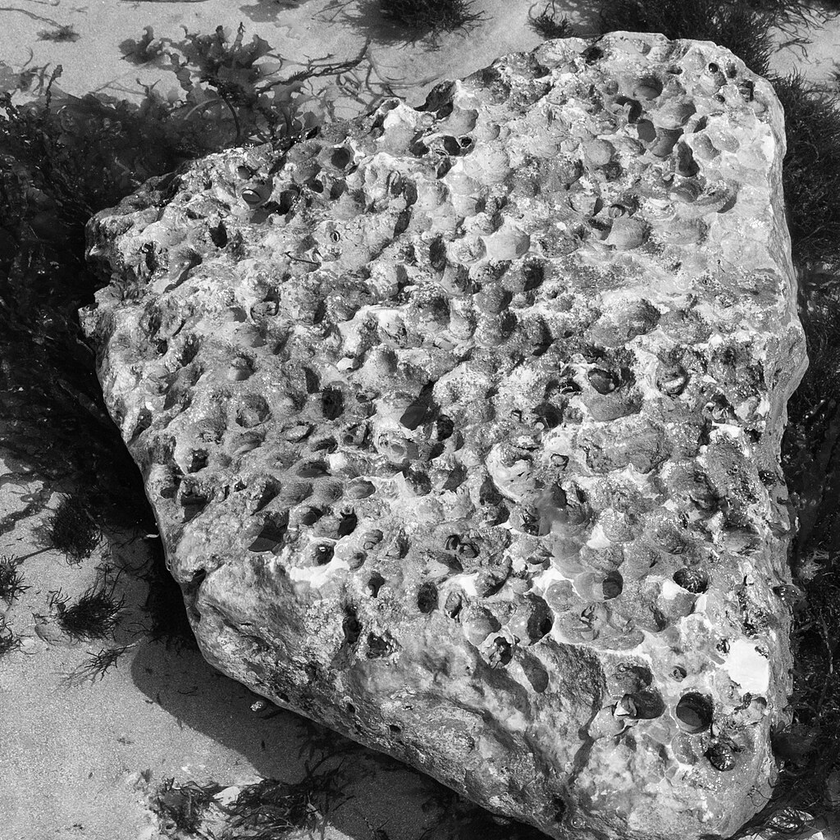
#> input picture images/p2/cover_textured.png, 840 x 840 px, shrunk from 1024 x 1024 before the run; the run also reads 1 picture not shown here
$ python run_experiments.py
#> lines starting #> are read from the running program, lines starting #| are printed output that depends on the picture; after the words box and inside, x2 and y2 are one past the last pixel; in counts of white or black regions, pixels touching at a corner belong together; long printed decimals are rounded
### code/p2_bitplane/starter.py
"""P2 starter. Implement every function marked TODO."""
import numpy as np


def bit_planes(img):
    """TODO 2.1: (H,W) uint8 -> (8,H,W) uint8 in {0,1}, index 0 = LSB."""
    img = np.asarray(img, dtype=np.uint8)
    return np.array([(img >> i) & 1 for i in range(8)], dtype=np.uint8)


def reconstruct(planes, keep):
    """TODO 2.1: rebuild from the `keep` most significant planes."""
    out = np.zeros(planes.shape[1:], dtype=np.uint8)
    for i in range(8 - keep, 8):
        out |= (planes[i] << i)
    return out


# [4 lines left out: function gray_encode, not called in this run]


def embed_lsb(cover, bits, plane=0):
    """TODO 2.2: write bits into the given plane, raster order."""
    stego = cover.copy()
    h, w = stego.shape
    bits = np.asarray(bits, dtype=np.uint8).flatten()
    n = len(bits)
    stego_flat = stego.flatten()
    mask = np.uint8(255 - (1 << plane))
    stego_flat[:n] = (stego_flat[:n] & mask) | (bits << plane)
    return stego_flat.reshape(h, w)


def extract_lsb(stego, n, plane=0):
    """TODO 2.2: read n bits back out."""
    stego_flat = stego.flatten()
    bits = (stego_flat[:n] >> plane) & 1
    return bits.astype(np.uint8)

def embed_robust(cover, bits, block_size=64, delta=3, **kw):
    """TODO 2.3: your design. Must carry 128 bits at PSNR(cover,stego) >= 40 dB
    and survive the channels below. Document your parameters."""
    stego = np.array(cover, dtype=np.float64)
    h, w = cover.shape
    bits = np.asarray(bits).flatten()
    n = len(bits)
    blocks_per_row = w // block_size
    for i in range(n):
        row = (i // blocks_per_row) * block_size
        col = (i % blocks_per_row) * block_size
        sign = 1 if bits[i] == 1 else -1
        stego[row:row+block_size, col:col+block_size] += sign * delta
    return np.clip(np.round(stego), 0, 255).astype(np.uint8)

def extract_robust(stego, cover, n, block_size=64, **kw):
    """TODO 2.3: matching extractor."""
    bits = np.zeros(n, dtype=np.uint8)
    h, w = cover.shape
    blocks_per_row = w // block_size
    stego_f = stego.astype(np.float64)
    cover_f = cover.astype(np.float64)
    for i in range(n):
        row = (i // blocks_per_row) * block_size
        col = (i % blocks_per_row) * block_size
        diff = np.mean(stego_f[row:row+block_size, col:col+block_size] -
                       cover_f[row:row+block_size, col:col+block_size])
        bits[i] = 1 if diff > 0 else 0
    return bits


# ---- provided channels: do not modify, these are what you are graded against
def degrade_gaussian(img, sigma, rng=None):
    rng = rng or np.random.default_rng(0)
    return np.clip(np.round(img.astype(np.float64) + rng.normal(0, sigma, img.shape)),
                   0, 255).astype(np.uint8)


def degrade_jpeg(img, quality):
    import io
    from PIL import Image
    buf = io.BytesIO()
    Image.fromarray(img).save(buf, format="JPEG", quality=quality)
    buf.seek(0)
    return np.asarray(Image.open(buf).convert("L"))


def ber(a, b):
    return float(np.mean(a != b))


def psnr(a, b, peak=255.0):
    mse = np.mean((a.astype(np.float64) - b.astype(np.float64))**2)
    return float("inf") if mse == 0 else 10 * np.log10(peak * peak / mse)

### code/p2_bitplane/run_experiments.py
import numpy as np
import time
from pathlib import Path
from PIL import Image
from starter import (
    bit_planes, reconstruct, gray_encode, embed_lsb, extract_lsb,
    embed_robust, extract_robust, degrade_gaussian, degrade_jpeg, ber, psnr
)
import matplotlib.pyplot as plt

def run_2_1():
    print("--- 2.1 Decomposition ---")
    root = Path(__file__).resolve().parents[2]
    tex = np.asarray(Image.open(root / "images/p2/cover_textured.png").convert("L"))
#> tex is the input picture: shape (840, 840); min 0, max 255, mean 120.8
    planes = bit_planes(tex)

    psnrs = []
    for n in range(1, 9):
        recon = reconstruct(planes, n)
        p = psnr(tex, recon)
        psnrs.append((n, p))
#> this loop made 8 passes
#> (mse in psnr, p) on passes 1 to 8: (4162.9, 11.94), (1327.4, 16.9), (327.6, 22.98), (77.87, 29.22), (17.54, 35.69), (3.5, 42.69), (0.499, 51.15), (0, inf)
#> pass 1, in run_2_1, `recon = reconstruct(planes, n)`:
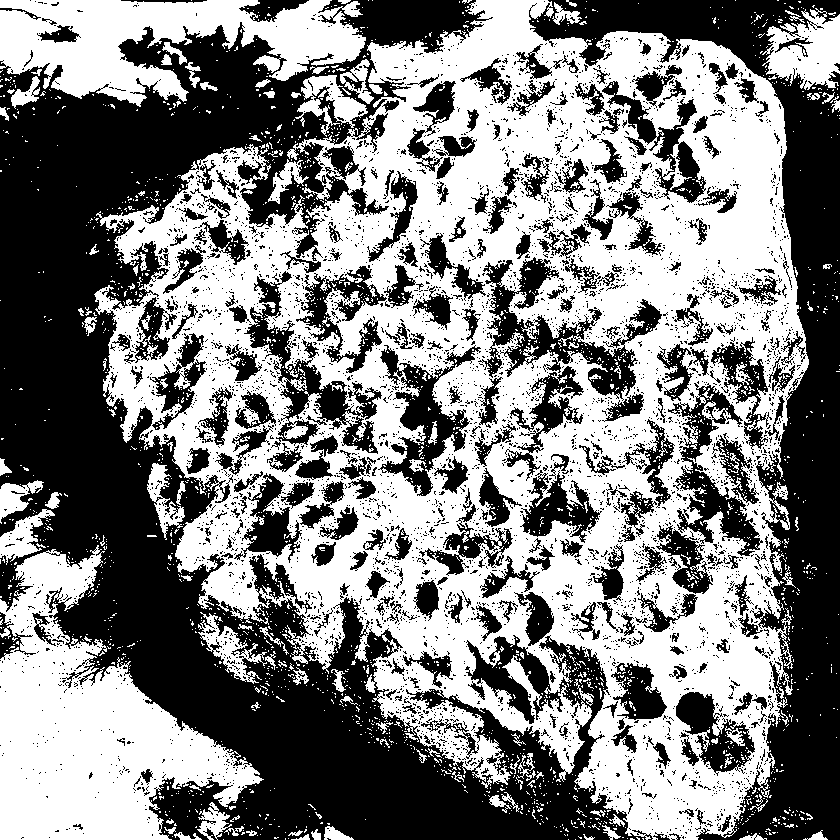
#> recon: shape (840, 840); values 0 (black) and 128 (white), 51.1% white; 4647 black regions (4341 under 20 px), largest, box (x1, y1, x2, y2) and area: (0, 0, 653, 840) 173882, (529, 0, 840, 840) 55951, (478, 257, 662, 401) 7338
#> pass 2, in run_2_1, `recon = reconstruct(planes, n)`:
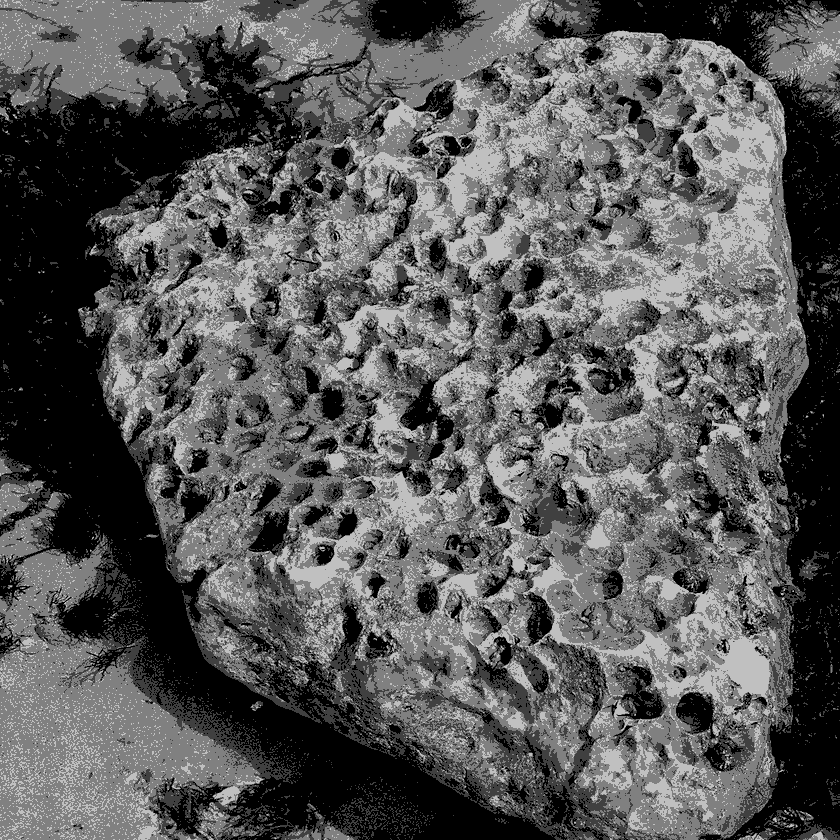
#> recon: shape (840, 840); min 0, max 192, mean 89.1
#> pass 3, in run_2_1, `recon = reconstruct(planes, n)`:
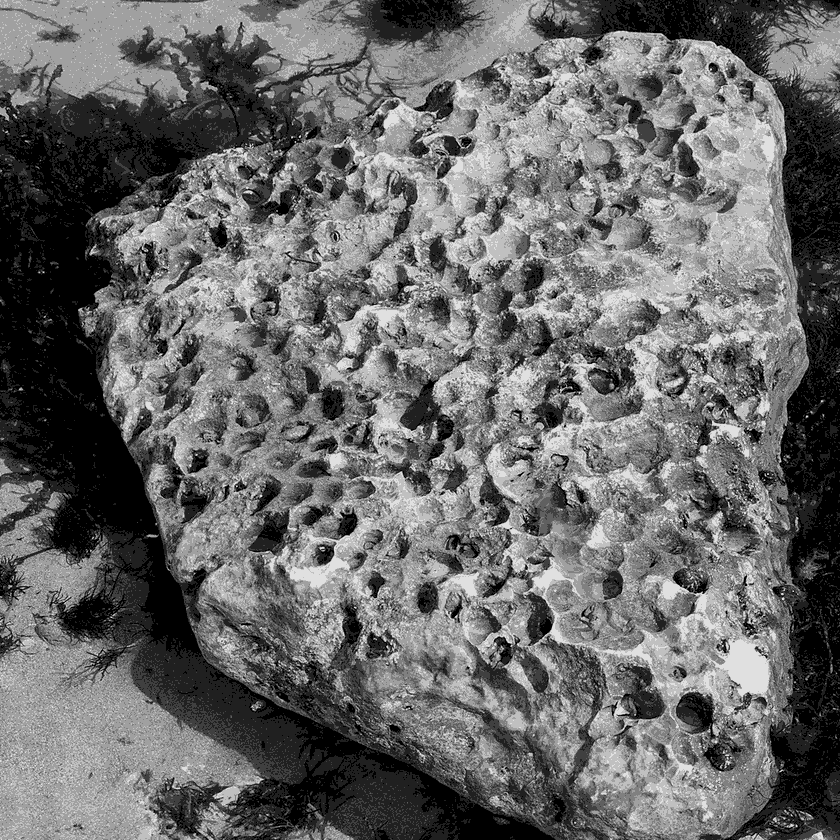
#> recon: shape (840, 840); min 0, max 224, mean 105.1
#> after the loop, psnrs = [(1, 11.94), (2, 16.9), (3, 22.98), (4, 29.22), (5, 35.69), (6, 42.69), (7, 51.15), (8, inf)]
    print("PSNR vs n (keep n planes):", psnrs)
#| PSNR vs n (keep n planes): [(1, 11.937), (2, 16.901), (3, 22.978), (4, 29.217), (5, 35.691), (6, 42.688), (7, 51.149), (8, inf)]

def run_2_2():
    print("\n--- 2.2 Hide and recover a payload ---")
    root = Path(__file__).resolve().parents[2]
    stego = np.asarray(Image.open(root / "images/p2/decode_me.png").convert("L"))
    cover = np.asarray(Image.open(root / "images/p2/cover_textured.png").convert("L"))

    stego_flat = stego.flatten()
    bits = extract_lsb(stego, len(stego_flat), plane=0)

    sync = bits[:8]
#> sync = [1, 1, 0, 0, 1, 0, 0, 0]
    print("Sync marker:", sync)
#| Sync marker: [1 1 0 0 1 0 0 0]
    h_bits = bits[8:16]
#> h_bits = [1, 1, 0, 0, 0, 1, 0, 0]
    w_bits = bits[16:24]
#> w_bits = [0, 1, 1, 0, 0, 0, 0, 1]

    height = int("".join(str(b) for b in h_bits), 2)
    width = int("".join(str(b) for b in w_bits), 2)
    print(f"Payload dimensions: {width} x {height}")
#| Payload dimensions: 97 x 196

    payload_bits = bits[24:24+height*width]
#> payload_bits = 19012 values, max 1 at index 0, min 0 at index 1, mean 0.5
    payload_img = payload_bits.reshape((height, width)) * 255
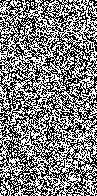
#> payload_img: shape (196, 97); 50% white; black in thin lines or dots
    Image.fromarray(payload_img.astype(np.uint8)).save("payload.png")

    stego_psnr = psnr(cover, stego)
#> stego_psnr = 74.59
    print(f"Stego PSNR (decode_me vs cover): {stego_psnr:.2f} dB")
#| Stego PSNR (decode_me vs cover): 74.59 dB

    smooth = np.asarray(Image.open(root / "images/p2/cover_smooth.png").convert("L"))
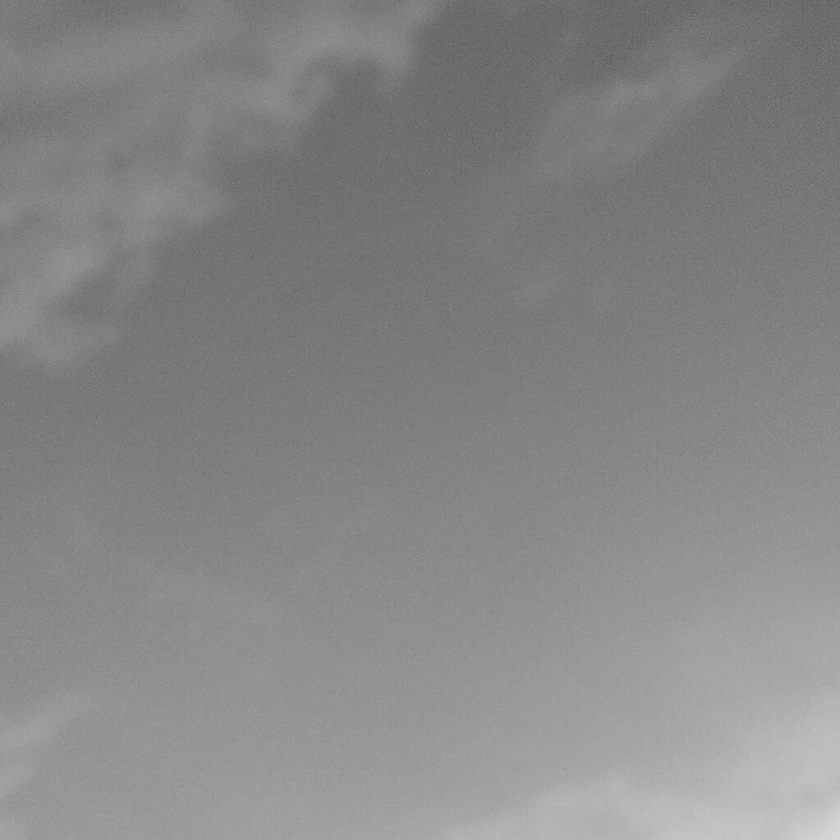
#> input picture images/p2/cover_smooth.png, 840 x 840 px, shrunk from 1024 x 1024 before the run
#> smooth is the input picture: shape (840, 840); min 88, max 218, mean 134.5

    rng = np.random.default_rng(0)
    test_payload = rng.integers(0, 2, 256*256, dtype=np.uint8)

    stego_tex = embed_lsb(cover, test_payload, plane=0)
    stego_smooth = embed_lsb(smooth, test_payload, plane=0)

    print(f"Textured PSNR (256x256 payload): {psnr(cover, stego_tex):.2f} dB")
#| Textured PSNR (256x256 payload): 61.45 dB
    print(f"Smooth PSNR (256x256 payload): {psnr(smooth, stego_smooth):.2f} dB")
#| Smooth PSNR (256x256 payload): 61.46 dB

def run_2_3():
    print("\n--- 2.3 Survive the channel ---")
    root = Path(__file__).resolve().parents[2]
    cover = np.asarray(Image.open(root / "images/p2/cover_textured.png").convert("L"))

    rng = np.random.default_rng(0)
    bits = rng.integers(0, 2, 128, dtype=np.uint8)

    stego = embed_robust(cover, bits)
    stego_psnr = psnr(cover, stego)
#> stego_psnr = 39.88
    print(f"Robust Stego PSNR: {stego_psnr:.2f} dB")
#| Robust Stego PSNR: 39.88 dB

    print("Evaluating against Gaussian noise:")
    for sigma in [0, 1, 2, 5, 10, 20]:
        noisy = degrade_gaussian(stego, sigma, rng=rng)
        extracted = extract_robust(noisy, cover, 128)
        error = ber(bits, extracted)
        print(f"Sigma={sigma:2d}, BER={error:.4f}")
#> this loop made 6 passes
#| Sigma= 0, BER=0.0000
#| Sigma= 1, BER=0.0000
#| Sigma= 2, BER=0.0000
#| Sigma= 5, BER=0.0000
#| Sigma=10, BER=0.0000
#| Sigma=20, BER=0.0156

    print("Evaluating against JPEG Q=75:")
    jpeg_stego = degrade_jpeg(stego, 75)
    extracted_jpeg = extract_robust(jpeg_stego, cover, 128)
#> extracted_jpeg = 128 values, max 1 at index 1, min 0 at index 0, mean 0.547
    error_jpeg = ber(bits, extracted_jpeg)
#> error_jpeg = 0
    print(f"JPEG Q=75, BER={error_jpeg:.4f}")
#| JPEG Q=75, BER=0.0000

if __name__ == "__main__":
    run_2_1()
    run_2_2()
    run_2_3()
